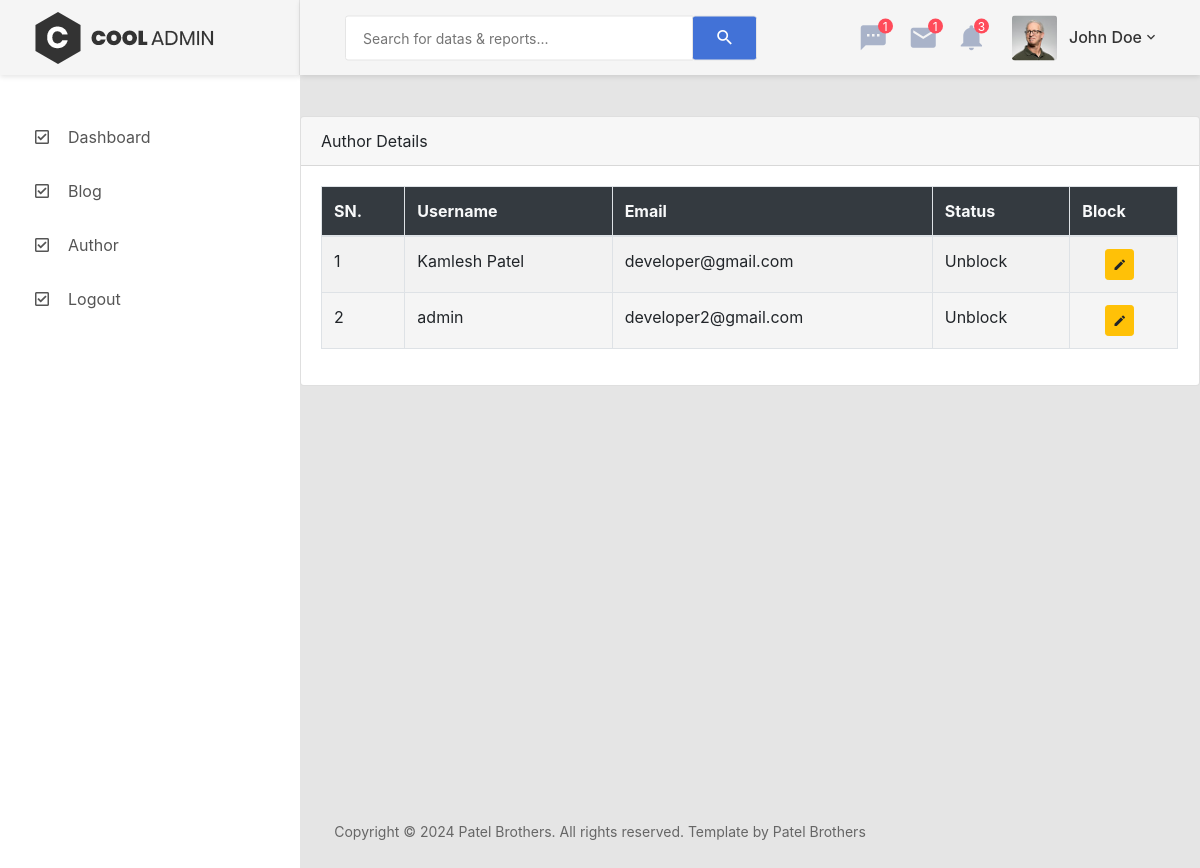
Page /admin/author.php (signed in) on the committed database.
### tables this page shows
CREATE TABLE `customer` (
  `id` int(11) NOT NULL,
  `username` varchar(70) NOT NULL,
  `email` varchar(70) NOT NULL,
  `password` varchar(70) NOT NULL,
  `role` varchar(10) NOT NULL DEFAULT 'customer',
  `status` varchar(10) NOT NULL DEFAULT '0',
  `created_at` timestamp NULL DEFAULT NULL
);

### admin/author.php (the view, shortened to what this page needs)
<?php
    include 'header.php';
    include '../config.php';
?>
<div class="card">
    <div class="card-header">
        <div class="row">
            <div class="col-10">Author Details</div>
        </div>
    </div>
    <div class="card-body">
        <div class="table-responsive">
            <table class="table table-striped table-bordered">
                <thead class="bg-dark text-light">
                    <tr>
                        <th>SN.</th>
                        <th>Username</th>
                        <th>Email</th>
                        <th>Status</th>
                        <th>Block</th>
                    </tr>
                </thead>
                <tbody>
                    <?php
                        $sql="SELECT * FROM customer WHERE role='customer'";
                        $res=mysqli_query($conn,$sql);
                        $no=1;
                        if(mysqli_num_rows($res) > 0){
                            foreach ($res as $row){
                                ?>
                                    <tr>
                                        <td><?= $no++; ?></td>
                                        <td><?= $row['username']; ?></td>
                                        <td><?= $row['email']; ?></td>
                                        <td><?php echo $row['status'] == '1' ? 'Block' : 'Unblock' ; ?></td>
                                        <td>
                                            <div class="row justify-content-center">
                                                <a href="author.php?block_id=<?=$row['id'];?>" class="btn btn-sm btn-warning mr-2"><i class="zmdi zmdi-edit"></i></a>
                                            </div>
                                        </td>
                                    </tr>
                                <?php
                            }
                        }
                    ?>
                </tbody>
            </table>
        </div>
    </div>
</div>
<?php include 'footer.php'; ?>

### rows in the picture
customer: username "Kamlesh Patel", email "developer@gmail.com", status "Unblock"
customer: username "admin", email "developer2@gmail.com", status "Unblock"
